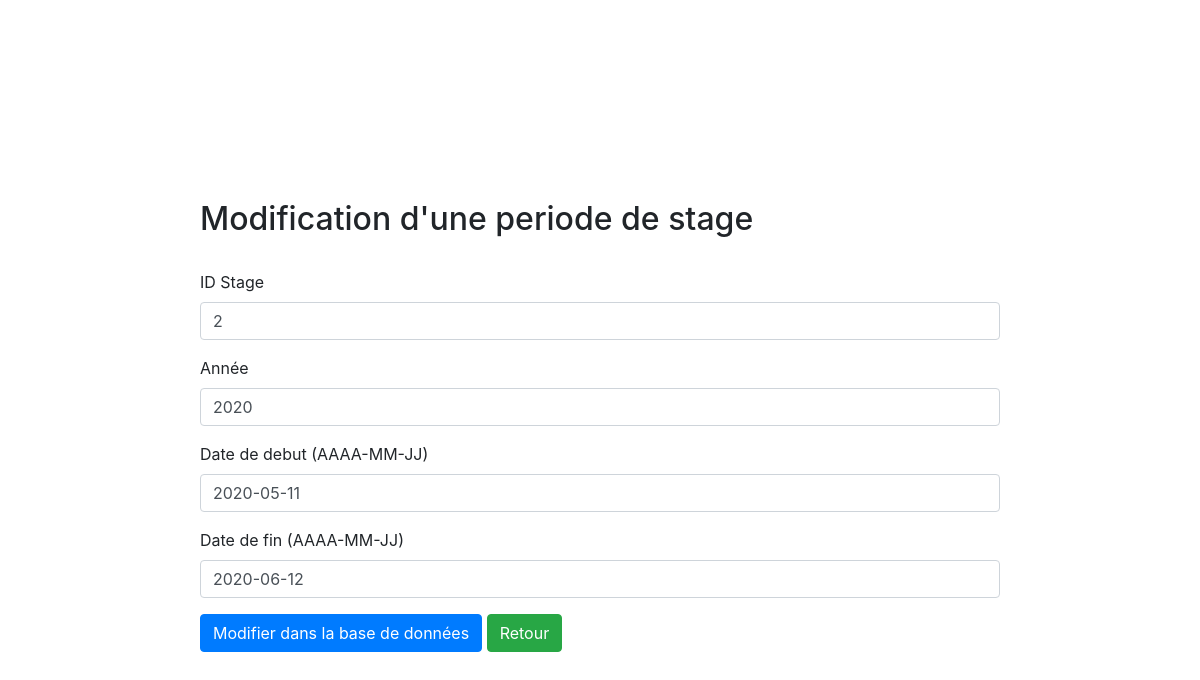
Screenshot of /modifstage.php?id=2 with the database file from the repository.
### tables this page shows
CREATE TABLE `sta_periode` (
  `idperiode` int(11) DEFAULT NULL,
  `annee` int(11) DEFAULT NULL,
  `date_debut` date DEFAULT NULL,
  `date_fin` date DEFAULT NULL
);

### modifstage.php (the view, shortened to what this page needs)
<?php
include('connexion.php');
$id = $_REQUEST['id'];
?>
<!DOCTYPE html>
<html>
    <head>
        <link rel="stylesheet" href="https://maxcdn.bootstrapcdn.com/bootstrap/4.0.0/css/bootstrap.min.css">
    </head>
    <body style="margin: 200px;">
        <h2>Modification d'une periode de stage</h2>
        <br>
        <?php
        $sql = "SELECT * FROM sta_periode WHERE idperiode ='" . $id . "'";
        $q = $connection->query($sql);
        $row = $q->fetch();
        ?>
        <form method="POST" action="">
            <div class="form-group">
                <label for="">ID Stage</label>
                <input type="text" class="form-control" id="example" name="idperiode" value=<?php echo $row['idperiode']; ?>>
            </div>
            <div class="form-group">
                <label for="">Année</label>
                <input type="text" class="form-control" id="example" name="annee" value="<?php echo $row['annee']; ?>">
            </div>
            <div class="form-group">
                <label for="">Date de debut (AAAA-MM-JJ)</label>
                <input type="text" class="form-control" id="example" name="date_debut" value="<?php echo $row['date_debut']; ?>">
            </div>
            <div class="form-group">
                <label for="">Date de fin (AAAA-MM-JJ)</label>
                <input type="text" class="form-control" id="example" name="date_fin" value="<?php echo $row['date_fin']; ?>">
            </div>
            <button type="submit" class="btn btn-primary" name="submit">Modifier dans la base de données</button>
            <a class="btn btn-success" href="stage.php?">Retour</a>
        </form>
    </body>
</html>

### rows the page displays
sta_periode: idperiode "2", annee "2020", date_debut "2020-05-11", date_fin "2020-06-12"
